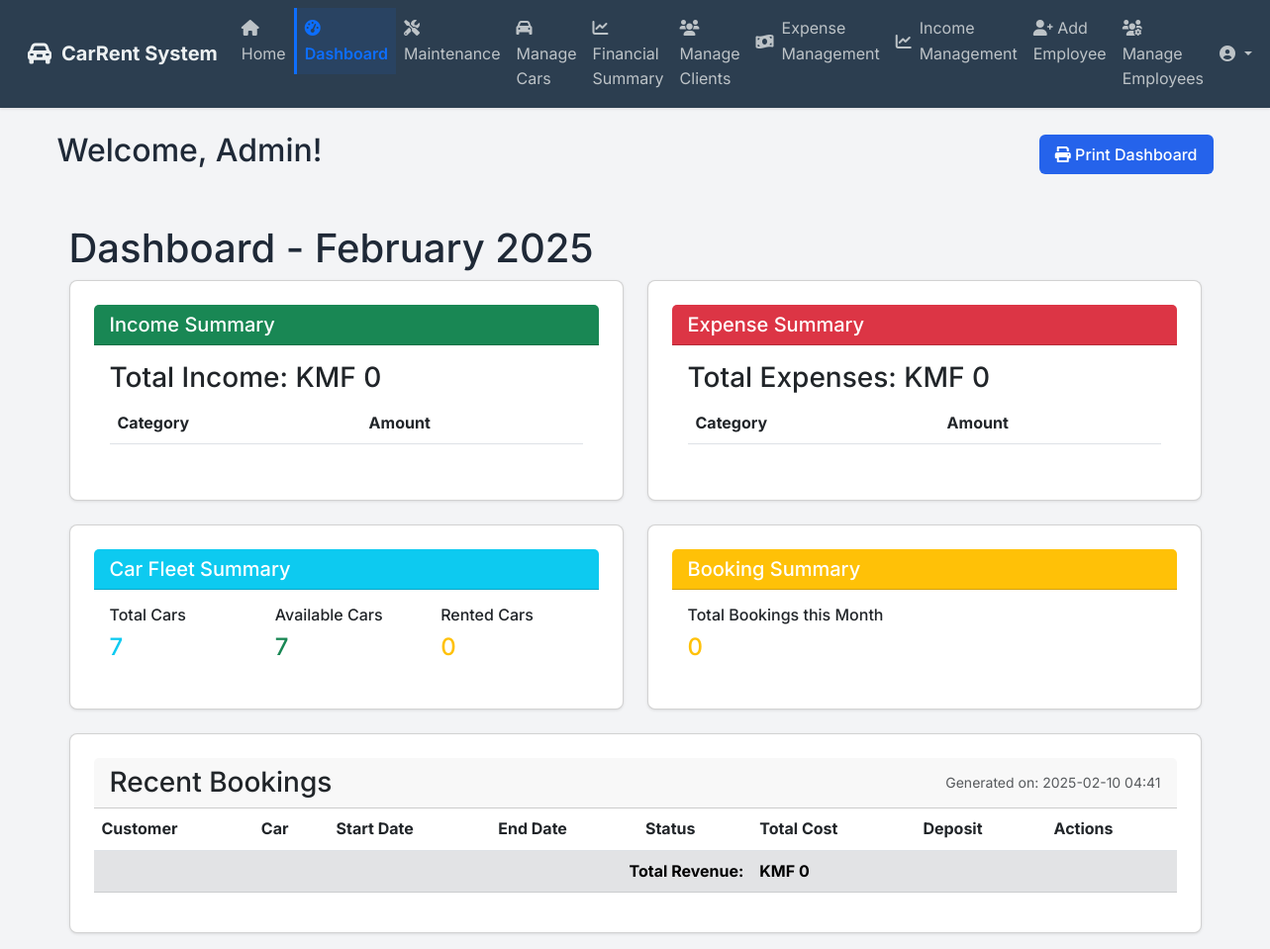
Page /dashboard (signed in) on the earlier database version.
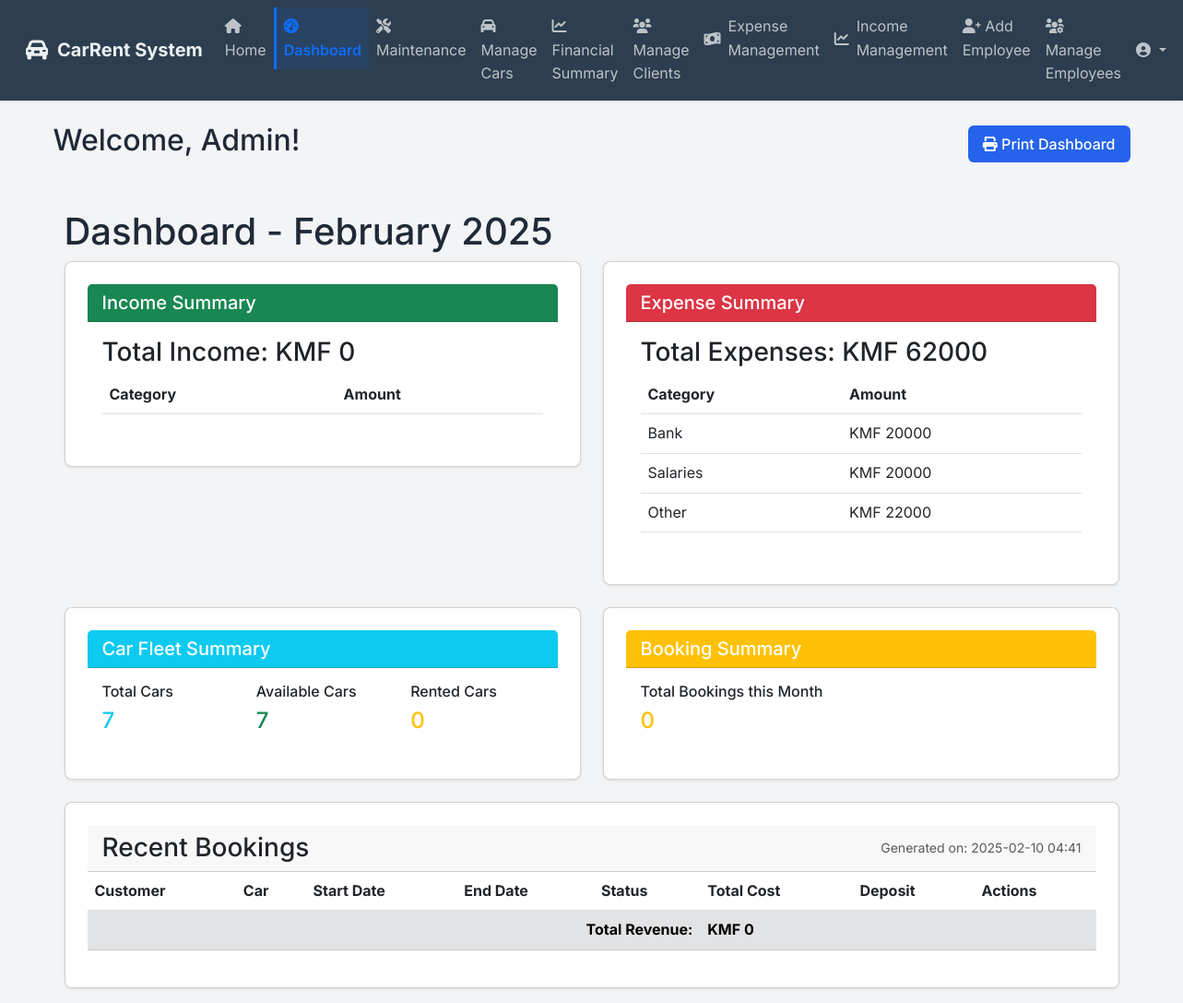
Same page on the later database version.
### app/models.py (models this page shows, shortened)
class Expense(db.Model):
    id = db.Column(db.Integer, primary_key=True)
    date = db.Column(db.DateTime, nullable=False, default=datetime.utcnow)
    amount = db.Column(db.Float, nullable=False)
    category = db.Column(db.String(50), nullable=False)  # e.g., 'Products', 'Bank', 'Salaries', 'Bills'
    subcategory = db.Column(db.String(100), nullable=False)  # e.g., 'Office Supplies', 'Electricity', 'Rent'
    description = db.Column(db.Text, nullable=True)
    user_id = db.Column(db.Integer, db.ForeignKey('user.id'), nullable=False)

### app/routes.py (the view)
@main.route('/dashboard')
@login_required
@agency_only
def dashboard():
    current_month = datetime.now().month
    current_year = datetime.now().year
    incomes = Income.query.filter(
        extract('year', Income.date) == current_year,
        extract('month', Income.date) == current_month
    ).all()
    total_income = sum(income.amount for income in incomes)
    income_by_category = {}
    for income in incomes:
        income_by_category[income.category] = income_by_category.get(income.category, 0) + income.amount
    expenses = Expense.query.filter(
        extract('year', Expense.date) == current_year,
        extract('month', Expense.date) == current_month
    ).all()
    total_expenses = sum(expense.amount for expense in expenses)
    expense_by_category = {}
    for expense in expenses:
        expense_by_category[expense.category] = expense_by_category.get(expense.category, 0) + expense.amount
    total_bookings = Booking.query.filter(
        extract('year', Booking.start_date) == current_year,
        extract('month', Booking.start_date) == current_month
    ).count()
    total_cars = Car.query.count()
    available_cars = Car.query.filter_by(is_available=True).count()
    dashboard_context = {
        'total_income': total_income,
        'income_by_category': income_by_category,
        'total_expenses': total_expenses,
        'expense_by_category': expense_by_category,
        'total_bookings': total_bookings,
        'total_cars': total_cars,
        'available_cars': available_cars,
        'current_month': datetime.now().strftime('%B'),
        'current_year': current_year,
        'current_datetime': datetime.now()
    }
    if not (current_user.is_admin or current_user.role in ['manager', 'secretary']):
        dashboard_context['bookings'] = Booking.query.filter_by(employee_id=current_user.id).order_by(Booking.created_at.desc()).all()
    else:
        dashboard_context['bookings'] = Booking.query.order_by(Booking.created_at.desc()).all()
        dashboard_context['cars'] = Car.query.all()
    return render_template('dashboard.html', **dashboard_context)

### app/routes.py (called while the page is built)
def agency_only(f):
    @wraps(f)
    def decorated_function(*args, **kwargs):
        if not current_user.is_authenticated:
            flash('Please log in to access this page.', 'error')
            return redirect(url_for('auth.login'))
        if current_user.role == 'agency':
            flash('You do not have permission to access this page.', 'error')
            return redirect(url_for('main.home'))
        return f(*args, **kwargs)
    return decorated_function

### app/templates/dashboard.html (shortened to what the changed rows need)
{% extends "base.html" %}
{% block content %}
<div class="dashboard-header d-flex justify-content-between align-items-center mb-4">
    <h2>Welcome, {{ current_user.name }}!</h2>
</div>
{% if current_user.is_admin or current_user.role in ['manager', 'secretary'] %}
<div class="container-fluid">
    <div class="row">
        <div class="col-md-12">
            <h1 class="mt-4">Dashboard - {{ current_month }} {{ current_year }}</h1>
        </div>
    </div>
    <div class="row">
        <div class="col-md-6">
            <div class="card mb-4">
                <div class="card-header bg-success text-white">
                    <h5 class="card-title mb-0">Income Summary</h5>
                </div>
                <div class="card-body">
                    <h3 class="card-title">Total Income: KMF {{ "%.0f"|format(total_income) }}</h3>
                    <table class="table">
                        <thead>
                            <tr>
                                <th>Category</th>
                                <th>Amount</th>
                            </tr>
                        </thead>
                    </table>
                </div>
            </div>
        </div>
        <div class="col-md-6">
            <div class="card mb-4">
                <div class="card-header bg-danger text-white">
                    <h5 class="card-title mb-0">Expense Summary</h5>
                </div>
                <div class="card-body">
                    <h3 class="card-title">Total Expenses: KMF {{ "%.0f"|format(total_expenses) }}</h3>
                    <table class="table">
                        <thead>
                            <tr>
                                <th>Category</th>
                                <th>Amount</th>
                            </tr>
                        </thead>
                        <tbody>
                            {% for category, amount in expense_by_category.items() %}
                            <tr>
                                <td>{{ category }}</td>
                                <td>KMF {{ "%.0f"|format(amount) }}</td>
                            </tr>
                            {% endfor %}
                        </tbody>
                    </table>
                </div>
            </div>
        </div>
    </div>
    <div class="row">
        <div class="col-md-6">
            <div class="card mb-4">
                <div class="card-header bg-info text-white">
                    <h5 class="card-title mb-0">Car Fleet Summary</h5>
                </div>
                <div class="card-body">
                    <div class="row">
                        <div class="col-md-4">
                            <h6>Total Cars</h6>
                            <p class="h4 text-info">{{ total_cars }}</p>
                        </div>
                        <div class="col-md-4">
                            <h6>Available Cars</h6>
                            <p class="h4 text-success">{{ available_cars }}</p>
                        </div>
                        <div class="col-md-4">
                            <h6>Rented Cars</h6>
                            <p class="h4 text-warning">{{ total_cars - available_cars }}</p>
                        </div>
                    </div>
                </div>
            </div>
        </div>
        <div class="col-md-6">
            <div class="card mb-4">
                <div class="card-header bg-warning text-white">
                    <h5 class="card-title mb-0">Booking Summary</h5>
                </div>
                <div class="card-body">
                    <h6>Total Bookings this Month</h6>
                    <p class="h4 text-warning">{{ total_bookings }}</p>
                </div>
            </div>
        </div>
    </div>
    <div class="card">
        <div class="card-header d-flex justify-content-between align-items-center">
            <h3 class="mb-0">Recent Bookings</h3>
            <div class="print-info text-muted">
                <small>Generated on: {{ current_datetime.strftime('%Y-%m-%d %H:%M') }}</small>
            </div>
        </div>
        <div class="table-responsive">
            <table class="table">
                <thead>
                    <tr>
                        <th>Customer</th>
                        <th>Car</th>
                        <th>Start Date</th>
                        <th>End Date</th>
                        <th>Status</th>
                        <th>Total Cost</th>
                        <th>Deposit</th>
                        <th class="no-print">Actions</th>
                    </tr>
                </thead>
                <tfoot class="table-secondary">
                    <tr>
                        <td colspan="5" class="text-end"><strong>Total Revenue:</strong></td>
                        <td><strong>KMF {{ "%.0f"|format(bookings|sum(attribute='total_cost')) }}</strong></td>
                        <td class="no-print"></td>
                        <td class="no-print"></td>
                    </tr>
                </tfoot>
            </table>
        </div>
    </div>
{% endif %}
{% endblock %}

Differences in the rows shown:
added Expense: category "Bank", amount "20000"
added Expense: category "Salaries", amount "20000"
added Expense: category "Other", amount "22000"
Other differences:
{{ "%.0f"|format(total_expenses) }}: "0" → "62000"
